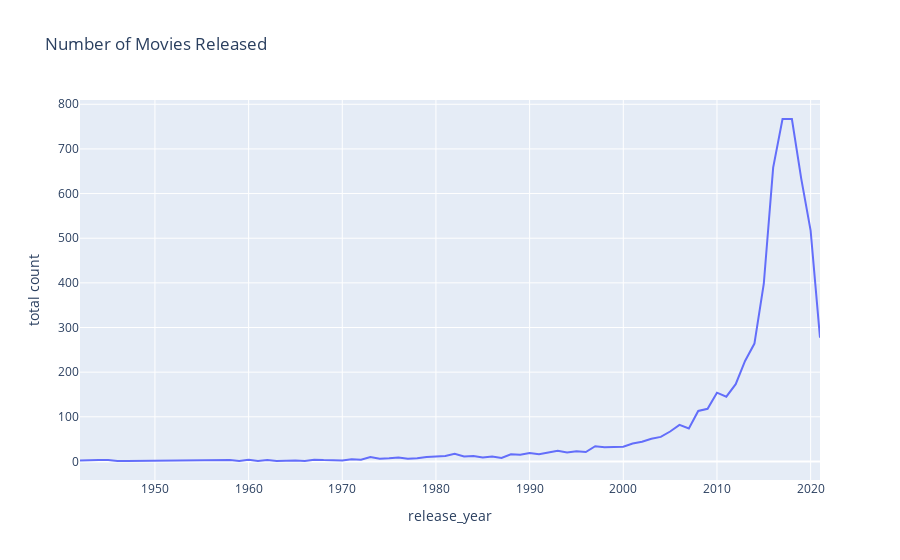

Here is the notebook cell this chart was saved with:
### Code cell
Movies = df[df['type']=='Movie']
df_movie = Movies.groupby('release_year')["type"].count()
df_movie = df_movie.to_frame().reset_index()
df_movie = df_movie.rename(columns ={"type":"total count"})
movies_char  = px.line(df_movie,x= 'release_year',y='total count',title='Number of Movies Released')
movies_char

### Figure 1 — Plotly figure (JSON) as saved in the notebook; plotly's stock layout.template omitted (floating-point values rounded to 4 significant figures)
{"data": [{"hovertemplate": "release_year=%{x}<br>total count=%{y}<extra></extra>", "legendgroup": "", "line": {"color": "#636efa", "dash": "solid"}, "marker": {"symbol": "circle"}, "mode": "lines", "name": "", "orientation": "v", "showlegend": false, "type": "scatter", "x": [1942, 1943, 1944, 1945, 1946, 1947, 1954, 1955, 1956, 1958, 1959, 1960, 1961, 1962, 1963, 1964, 1965, 1966, 1967, 1968, 1969, 1970, 1971, 1972, 1973, 1974, 1975, 1976, 1977, 1978, 1979, 1980, 1981, 1982, 1983, 1984, 1985, 1986, 1987, 1988, 1989, 1990, 1991, 1992, 1993, 1994, 1995, 1996, 1997, 1998, 1999, 2000, 2001, 2002, 2003, 2004, 2005, 2006, 2007, 2008, 2009, 2010, 2011, 2012, 2013, 2014, 2015, 2016, 2017, 2018, 2019, 2020, 2021], "xaxis": "x", "y": [2, 3, 3, 3, 1, 1, 2, 3, 2, 3, 1, 4, 1, 3, 1, 2, 2, 1, 4, 3, 2, 2, 5, 4, 10, 6, 7, 9, 6, 7, 10, 11, 12, 17, 11, 12, 9, 11, 8, 16, 15, 19, 16, 20, 24, 20, 23, 21, 34, 32, 32, 33, 40, 44, 51, 55, 67, 82, 74, 113, 118, 154, 145, 173, 225, 264, 398, 658, 767, 767, 633, 517, 277], "yaxis": "y"}], "layout": {"legend": {"tracegroupgap": 0}, "title": {"text": "Number of Movies Released"}, "xaxis": {"anchor": "y", "domain": [0, 1], "title": {"text": "release_year"}}, "yaxis": {"anchor": "x", "domain": [0, 1], "title": {"text": "total count"}}}}
